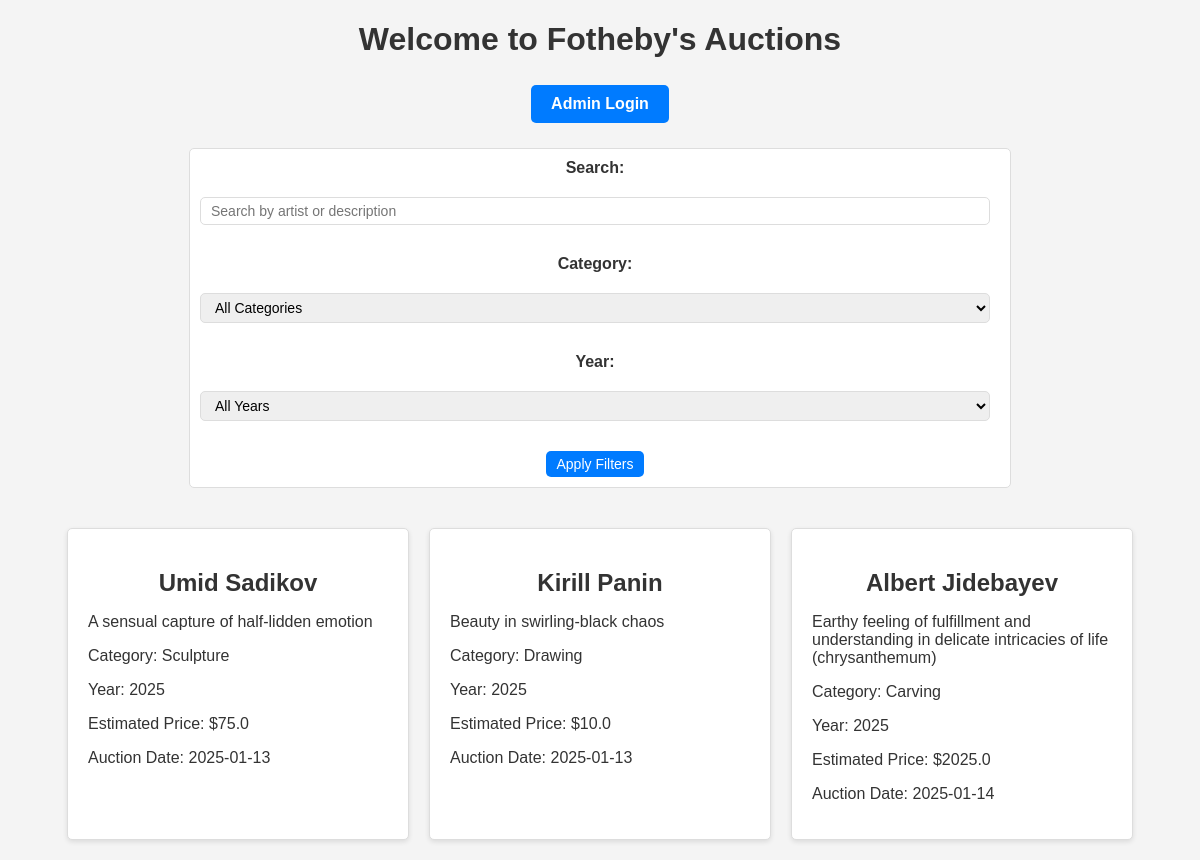
Before: / with the older database file.
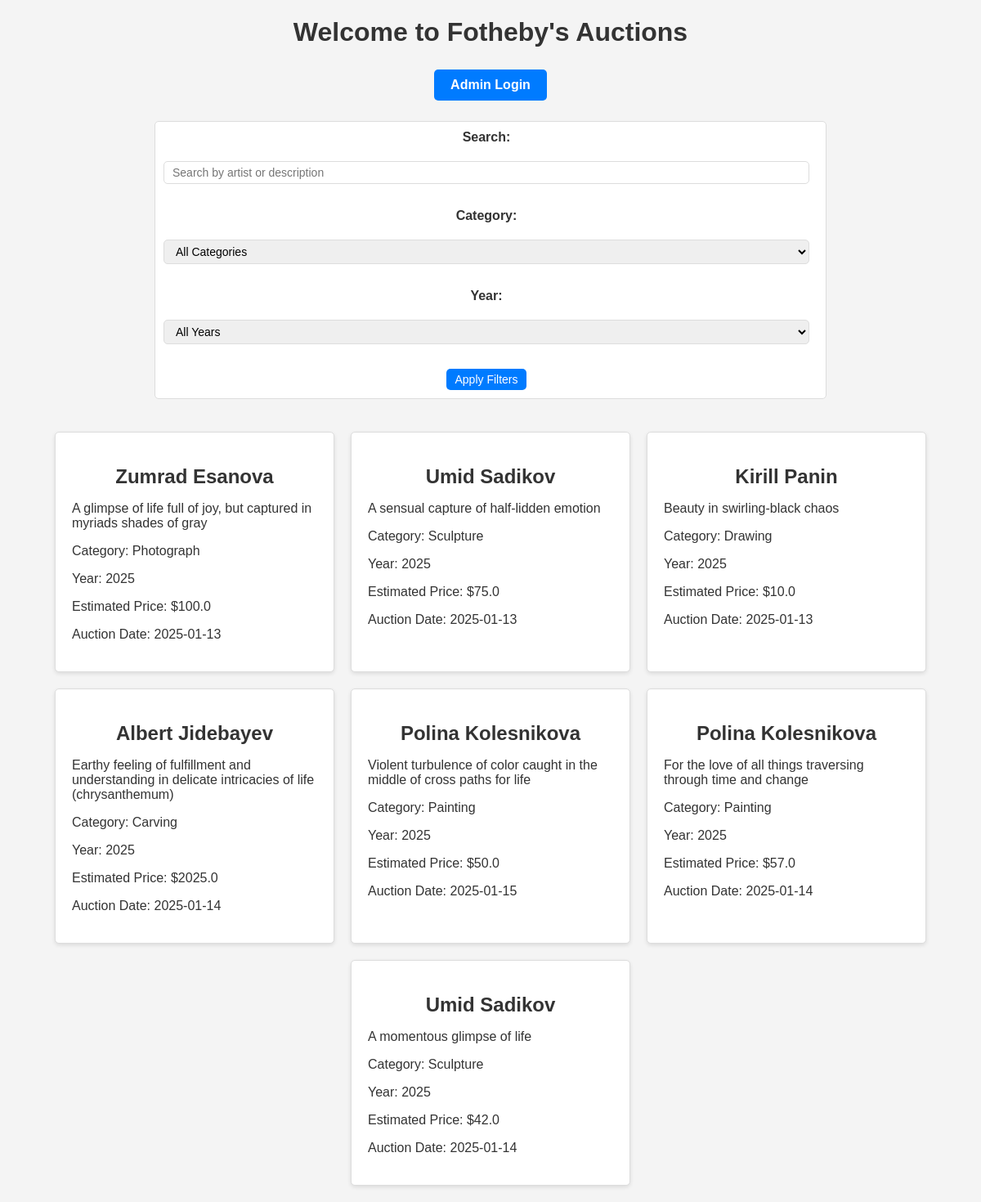
After: the same page with the newer database file.
### app.py (models this page shows)
class AuctionLot(db.Model):
    id = db.Column(db.Integer, primary_key=True)
    lot_number = db.Column(db.String(10), nullable=False)
    artist = db.Column(db.String(100), nullable=False)
    year = db.Column(db.Integer, nullable=False)
    category = db.Column(db.String(100), nullable=False)
    subject_classification = db.Column(db.String(100), nullable=False)
    description = db.Column(db.Text, nullable=False)
    estimated_price = db.Column(db.Float, nullable=False)
    auction_date = db.Column(db.DateTime, nullable=False)
    archived = db.Column(db.Boolean, default=False)

### app.py (the view)
@app.route('/', methods=['GET', 'POST'])
def index():
    search_term = request.args.get('search', '')
    category_filter = request.args.get('category', '')
    year_filter = request.args.get('year', '')
    query = AuctionLot.query.filter_by(archived=False)
    if search_term:
        query = query.filter(
            (AuctionLot.artist.ilike(f'%{search_term}%')) |
            (AuctionLot.description.ilike(f'%{search_term}%'))
        )
    if category_filter:
        query = query.filter(AuctionLot.category == category_filter)
    if year_filter:
        query = query.filter(AuctionLot.year == int(year_filter))
    lots = query.all()
    categories = [lot.category for lot in AuctionLot.query.distinct(AuctionLot.category).all()]
    years = [lot.year for lot in AuctionLot.query.distinct(AuctionLot.year).all()]
    return render_template('index.html', lots=lots, categories=categories, years=years)

### templates/index.html (shortened to what this page needs)
<!DOCTYPE html>
<html lang="en">
<head>
    <link rel="stylesheet" href="/static/css/styles.css">
</head>
<body>
    <header>
        <h1>Welcome to Fotheby's Auctions</h1>
        <nav class="header-nav">
            {% if session.get('user') %}
                <a href="/add" class="button">Add Auction Lot</a>
                <a href="/logout" class="button">Logout</a>
            {% else %}
                <a href="/login" class="button">Admin Login</a>
            {% endif %}
        </nav>
    </header>
    <form method="GET" action="/" class="filter-form">
        <label for="search">Search:</label>
        <input type="text" id="search" name="search" placeholder="Search by artist or description" value="{{ request.args.get('search', '') }}">
        <label for="category">Category:</label>
        <select id="category" name="category">
            <option value="">All Categories</option>
        </select>
        <label for="year">Year:</label>
        <select id="year" name="year">
            <option value="">All Years</option>
        </select>
        <button type="submit">Apply Filters</button>
    </form>
    <div class="lot-container">
        {% if lots %}
            {% for lot in lots %}
                <div class="lot-card">
                    <h2>{{ lot.artist }}</h2>
                    <p>{{ lot.description }}</p>
                    <p>Category: {{ lot.category }}</p>
                    <p>Year: {{ lot.year }}</p>
                    <p>Estimated Price: ${{ lot.estimated_price }}</p>
                    <p>Auction Date: {{ lot.auction_date.strftime('%Y-%m-%d') }}</p>
                </div>
            {% endfor %}
        {% else %}
            <p>No lots match your search/filter criteria.</p>
        {% endif %}
    </div>
</body>
</html>

Changed rows visible on the page:
now on this page (row edited): AuctionLot: artist "Zumrad Esanova", description "A glimpse of life full of joy, but captured in myriads shades of gray", category "Photograph", year "2025", estimated_price "100.0", auction_date "2025-01-13"
added AuctionLot: artist "Polina Kolesnikova", description "Violent turbulence of color caught in the middle of cross paths for life", category "Painting", year "2025", estimated_price "50.0", auction_date "2025-01-15"
added AuctionLot: artist "Polina Kolesnikova", description "For the love of all things traversing through time and change", category "Painting", year "2025", estimated_price "57.0", auction_date "2025-01-14"
added AuctionLot: artist "Umid Sadikov", description "A momentous glimpse of life", category "Sculpture", year "2025", estimated_price "42.0", auction_date "2025-01-14"
